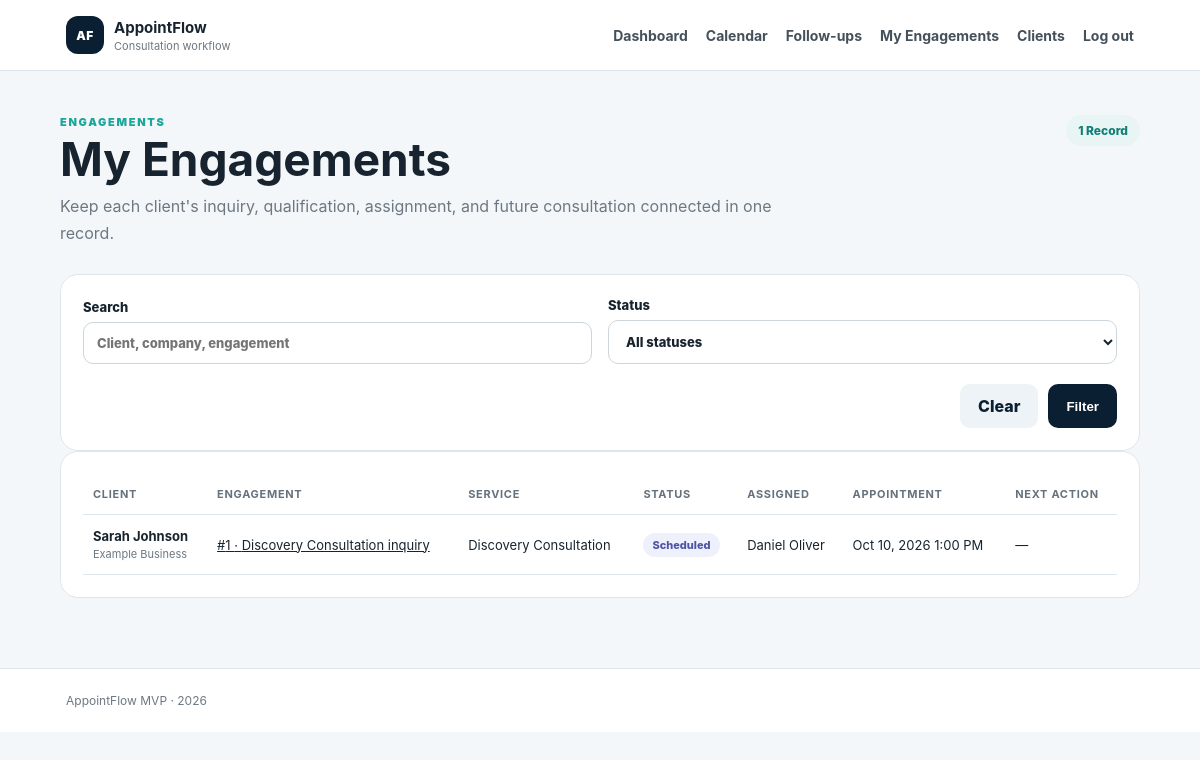
The page /public/engagements.php (signed in) on the database its author committed.
### tables this page shows
CREATE TABLE `engagements` (
  `id` bigint(20) UNSIGNED NOT NULL,
  `workspace_id` bigint(20) UNSIGNED NOT NULL,
  `client_id` bigint(20) UNSIGNED NOT NULL,
  `service_id` bigint(20) UNSIGNED DEFAULT NULL,
  `assigned_user_id` bigint(20) UNSIGNED DEFAULT NULL,
  `title` varchar(200) NOT NULL,
  `source` varchar(100) DEFAULT NULL,
  `problem_summary` text NOT NULL,
  `qualification_notes` text DEFAULT NULL,
  `status` enum('new','qualified','scheduled','completed','follow_up','converted','closed_lost') NOT NULL DEFAULT 'new',
  `priority` enum('normal','high') NOT NULL DEFAULT 'normal',
  `next_action` text DEFAULT NULL,
  `next_action_due_at` datetime DEFAULT NULL,
  `created_at` datetime NOT NULL DEFAULT current_timestamp(),
  `updated_at` datetime NOT NULL DEFAULT current_timestamp() ON UPDATE current_timestamp()
);

CREATE TABLE `clients` (
  `id` bigint(20) UNSIGNED NOT NULL,
  `workspace_id` bigint(20) UNSIGNED NOT NULL,
  `first_name` varchar(100) NOT NULL,
  `last_name` varchar(100) NOT NULL,
  `email` varchar(255) NOT NULL,
  `phone` varchar(50) DEFAULT NULL,
  `company_name` varchar(150) DEFAULT NULL,
  `notes` text DEFAULT NULL,
  `created_at` datetime NOT NULL DEFAULT current_timestamp(),
  `updated_at` datetime NOT NULL DEFAULT current_timestamp() ON UPDATE current_timestamp()
);

CREATE TABLE `services` (
  `id` bigint(20) UNSIGNED NOT NULL,
  `workspace_id` bigint(20) UNSIGNED NOT NULL,
  `name` varchar(150) NOT NULL,
  `description` text DEFAULT NULL,
  `duration_minutes` int(10) UNSIGNED NOT NULL,
  `buffer_before_minutes` int(10) UNSIGNED NOT NULL DEFAULT 0,
  `buffer_after_minutes` int(10) UNSIGNED NOT NULL DEFAULT 0,
  `active` tinyint(1) NOT NULL DEFAULT 1,
  `created_at` datetime NOT NULL DEFAULT current_timestamp(),
  `updated_at` datetime NOT NULL DEFAULT current_timestamp() ON UPDATE current_timestamp()
);

CREATE TABLE `users` (
  `id` bigint(20) UNSIGNED NOT NULL,
  `workspace_id` bigint(20) UNSIGNED NOT NULL,
  `first_name` varchar(100) NOT NULL,
  `last_name` varchar(100) NOT NULL,
  `email` varchar(255) NOT NULL,
  `password_hash` varchar(255) NOT NULL,
  `role` enum('owner','consultant') NOT NULL,
  `status` enum('active','inactive') NOT NULL DEFAULT 'active',
  `last_login_at` datetime DEFAULT NULL,
  `created_at` datetime NOT NULL DEFAULT current_timestamp(),
  `updated_at` datetime NOT NULL DEFAULT current_timestamp() ON UPDATE current_timestamp()
);

CREATE TABLE `appointments` (
  `id` bigint(20) UNSIGNED NOT NULL,
  `engagement_id` bigint(20) UNSIGNED NOT NULL,
  `assigned_user_id` bigint(20) UNSIGNED NOT NULL,
  `starts_at` datetime NOT NULL,
  `ends_at` datetime NOT NULL,
  `status` enum('scheduled','cancelled','completed','no_show') NOT NULL DEFAULT 'scheduled',
  `client_token_hash` varchar(255) NOT NULL,
  `client_token_expires_at` datetime DEFAULT NULL,
  `confirmation_sent_at` datetime DEFAULT NULL,
  `reminder_sent_at` datetime DEFAULT NULL,
  `cancelled_at` datetime DEFAULT NULL,
  `cancellation_reason` text DEFAULT NULL,
  `completed_at` datetime DEFAULT NULL,
  `created_at` datetime NOT NULL DEFAULT current_timestamp(),
  `updated_at` datetime NOT NULL DEFAULT current_timestamp() ON UPDATE current_timestamp()
);

CREATE TABLE `workspaces` (
  `id` bigint(20) UNSIGNED NOT NULL,
  `name` varchar(150) NOT NULL,
  `email` varchar(255) NOT NULL,
  `phone` varchar(50) DEFAULT NULL,
  `timezone` varchar(64) NOT NULL DEFAULT 'Asia/Manila',
  `booking_slug` varchar(120) NOT NULL,
  `status` enum('active','suspended') NOT NULL DEFAULT 'active',
  `created_at` datetime NOT NULL DEFAULT current_timestamp(),
  `updated_at` datetime NOT NULL DEFAULT current_timestamp() ON UPDATE current_timestamp()
);

### app/security.php (called while the page is built, shortened)
<?php
function h(mixed $value): string
{
    return htmlspecialchars((string)$value, ENT_QUOTES | ENT_SUBSTITUTE, 'UTF-8');
}

### app/auth.php (called while the page is built, shortened)
<?php
require_once __DIR__ . '/security.php';
function currentUser(PDO $pdo): ?array
{
    $userId = (int)($_SESSION['user_id'] ?? 0);
    $stmt = $pdo->prepare(
        'SELECT u.id, u.workspace_id, u.first_name, u.last_name, u.email, u.role, u.status,
                w.name AS workspace_name, w.timezone AS workspace_timezone
         FROM users u
         INNER JOIN workspaces w ON w.id = u.workspace_id
         WHERE u.id = ?
           AND u.status = \'active\'
           AND w.status = \'active\'
         LIMIT 1'
    );
    $stmt->execute([$userId]);
    $user = $stmt->fetch();
    return $user;
}
function requireLogin(PDO $pdo): array
{
    $user = currentUser($pdo);
    return $user;
}

### app/services/EngagementService.php (called while the page is built, shortened)
<?php
final class EngagementService
{
    public function listForUser(int $workspaceId, bool $isOwner, int $userId, array $filters = []): array
    {
        $sql =
            'SELECT e.id, e.title, e.status, e.priority, e.source, e.updated_at, e.next_action,
                    c.first_name, c.last_name, c.company_name, c.email,
                    s.name AS service_name,
                    u.first_name AS assigned_first, u.last_name AS assigned_last,
                    a.starts_at, a.status AS appointment_status
             FROM engagements e
             INNER JOIN clients c ON c.id = e.client_id
             LEFT JOIN services s ON s.id = e.service_id
             LEFT JOIN users u ON u.id = e.assigned_user_id
             LEFT JOIN appointments a ON a.engagement_id = e.id AND a.status = \'scheduled\'
             WHERE e.workspace_id = :workspace_id';
        $params = [':workspace_id' => $workspaceId];
        if (!$isOwner) {
            $sql .= ' AND e.assigned_user_id = :assigned_user_id';
            $params[':assigned_user_id'] = $userId;
        }
        $sql .= ' ORDER BY
            CASE e.status
                WHEN \'new\' THEN 1
                WHEN \'qualified\' THEN 2
                WHEN \'scheduled\' THEN 3
                WHEN \'completed\' THEN 4
                WHEN \'follow_up\' THEN 5
                WHEN \'converted\' THEN 6
                WHEN \'closed_lost\' THEN 7
                ELSE 9
            END,
            e.updated_at DESC,
            e.id DESC';
        $stmt = $this->pdo->prepare($sql);
        $stmt->execute($params);
        return $stmt->fetchAll();
    }
}

### app/config.php (called while the page is built, shortened)
<?php
function workspaceTimezone(string $timezone): DateTimeZone
{
    try {
        return new DateTimeZone($timezone);
    } catch (Throwable) {
        return new DateTimeZone(APP_TIMEZONE_DEFAULT);
    }
}
function appUrl(string $path = ''): string
{
    $base = rtrim(APP_BASE_PATH, '/');
    $path = '/' . ltrim($path, '/');
    return $base . $path;
}

### public/engagements.php (the view, shortened to what this page needs)
<?php
require_once __DIR__ . '/../app/config.php';
require_once __DIR__ . '/../app/database.php';
require_once __DIR__ . '/../app/security.php';
require_once __DIR__ . '/../app/auth.php';
require_once __DIR__ . '/../app/services/EngagementService.php';
$pdo = db();
$currentUser = requireLogin($pdo);
$workspaceId = (int)$currentUser['workspace_id'];
$isOwner = $currentUser['role'] === 'owner';
$userId = (int)$currentUser['id'];
$filters = [
    'status' => trim((string)($_GET['status'] ?? '')),
    'assigned_user_id' => trim((string)($_GET['assigned_user_id'] ?? '')),
    'service_id' => trim((string)($_GET['service_id'] ?? '')),
    'q' => trim((string)($_GET['q'] ?? '')),
];
$engagementService = new EngagementService($pdo);
$engagements = $engagementService->listForUser($workspaceId, $isOwner, $userId, $filters);
$pageTitle = $isOwner ? 'Engagements' : 'My Engagements';
require __DIR__ . '/../app/views/layouts/header.php';
?>
<section class="page-heading"><div><p class="eyebrow">ENGAGEMENTS</p><h1><?= h($pageTitle) ?></h1><p>Keep each client's inquiry, qualification, assignment, and future consultation connected in one record.</p></div><span class="role-pill"><?= count($engagements) ?> record<?= count($engagements) === 1 ? '' : 's' ?></span></section>
<section class="content-card">
<form method="get" class="form-grid compact-filter-form">
<label>Search<input name="q" value="<?= h($filters['q']) ?>" placeholder="Client, company, engagement"></label>
<label>Status<select name="status"><option value="">All statuses</option></select></label>
<div class="form-actions"><a class="button secondary" href="<?= h(appUrl('public/engagements.php')) ?>">Clear</a><button class="button" type="submit">Filter</button></div>
</form>
</section>
<section class="content-card"><div class="table-wrap"><table><thead><tr><th>Client</th><th>Engagement</th><th>Service</th><th>Status</th><th>Assigned</th><th>Appointment</th><th>Next action</th></tr></thead><tbody>
<?php foreach ($engagements as $row): ?><tr><td><strong><?= h($row['first_name'].' '.$row['last_name']) ?></strong><div class="table-subtle"><?= h($row['company_name'] ?: $row['email']) ?></div></td><td><a href="<?= h(appUrl('public/engagement.php?id='.(int)$row['id'])) ?>">#<?= (int)$row['id'] ?> · <?= h($row['title']) ?></a></td><td><?= h($row['service_name'] ?: '—') ?></td><td><span class="status-badge status-<?= h($row['status']) ?>"><?= h(str_replace('_',' ',$row['status'])) ?></span></td><td><?= h(trim(($row['assigned_first'] ?? '').' '.($row['assigned_last'] ?? '')) ?: 'Unassigned') ?></td><td><?= $row['starts_at'] ? h((new DateTimeImmutable($row['starts_at'], workspaceTimezone((string)$currentUser['workspace_timezone'])))->format('M j, Y g:i A')) : '—' ?></td><td><?= h($row['next_action'] ?: '—') ?></td></tr><?php endforeach; ?>
<?php if (!$engagements): ?><tr><td colspan="7" class="table-empty">No engagements match the current filters.</td></tr><?php endif; ?></tbody></table></div></section>
<?php require __DIR__ . '/../app/views/layouts/footer.php'; ?>

### assets/css/app.css (style rules this page uses)
* { box-sizing:border-box }
:root { --navy:#0b1f33;--teal:#1aa69b;--ink:#17242f;--muted:#6c7883;--line:#dfe6eb;--paper:#ffffff;--bg:#f4f7f9;--gold:#e8c84a;--danger:#a13f3f }
body { margin:0;font-family:Inter,system-ui,-apple-system,BlinkMacSystemFont,"Segoe UI",sans-serif;background:var(--bg);color:var(--ink) }
a { color:inherit }
.page-heading { display:flex;justify-content:space-between;align-items:flex-start;gap:24px;margin-bottom:28px }
.page-heading h1 { font-size:clamp(30px,4vw,46px);line-height:1.05;margin:6px 0 10px }
.page-heading p:not(.eyebrow) { margin:0;color:var(--muted);max-width:760px;line-height:1.65 }
.eyebrow { margin:0;color:var(--teal);font-size:11px;font-weight:900;letter-spacing:1.7px }
.button { display:inline-flex;align-items:center;justify-content:center;padding:12px 18px;border:0;border-radius:10px;background:var(--navy);color:#fff;text-decoration:none;font-weight:800;cursor:pointer }
.button.secondary { background:#edf3f6;color:var(--navy) }
.role-pill { padding:8px 12px;border-radius:999px;background:#e9f5f4;color:#117e77;font-size:12px;font-weight:800;text-transform:capitalize }
.metric-card,.content-card,.feature,.hero-card { background:#fff;border:1px solid var(--line);border-radius:18px }
.content-card { padding:22px }
.table-wrap { overflow:auto }
.table-wrap table { width:100%;border-collapse:collapse;min-width:760px }
.table-wrap th,.table-wrap td { text-align:left;padding:13px 10px;border-bottom:1px solid var(--line);font-size:13px }
.table-wrap th { color:#65717c;font-size:11px;text-transform:uppercase;letter-spacing:.7px }
.status-badge { display:inline-flex;padding:5px 9px;border-radius:999px;font-size:11px;font-weight:800;text-transform:capitalize }
.status-scheduled { background:#eef1fb;color:#4e54a4 }
label { display:grid;gap:7px;font-size:13px;font-weight:800 }
input { width:100%;padding:12px 13px;border:1px solid #cbd6dd;border-radius:10px;background:#fff;font:inherit;color:var(--ink) }
select { width:100%;padding:12px 13px;border:1px solid #cbd6dd;border-radius:10px;background:#fff;font:inherit;color:var(--ink) }
.table-subtle { margin-top:3px;color:var(--muted);font-size:11px }
.form-grid { display:grid;grid-template-columns:repeat(2,minmax(0,1fr));gap:16px }
.form-actions { grid-column:1 / -1;display:flex;justify-content:flex-end;gap:10px;padding-top:4px }
.compact-filter-form { align-items:end }

### rows shown on the page
engagements: client.last_name "Sarah Johnson", client.company_name "Example Business", id "1", title "Discovery Consultation inquiry", service.name "Discovery Consultation", status "Scheduled", assigned_user.last_name "Daniel Oliver", appointments.starts_at "Oct 10, 2026 1:00 PM", next_action "—"

### other values the page prints
$pageTitle "My Engagements"
count($engagements) "1"
